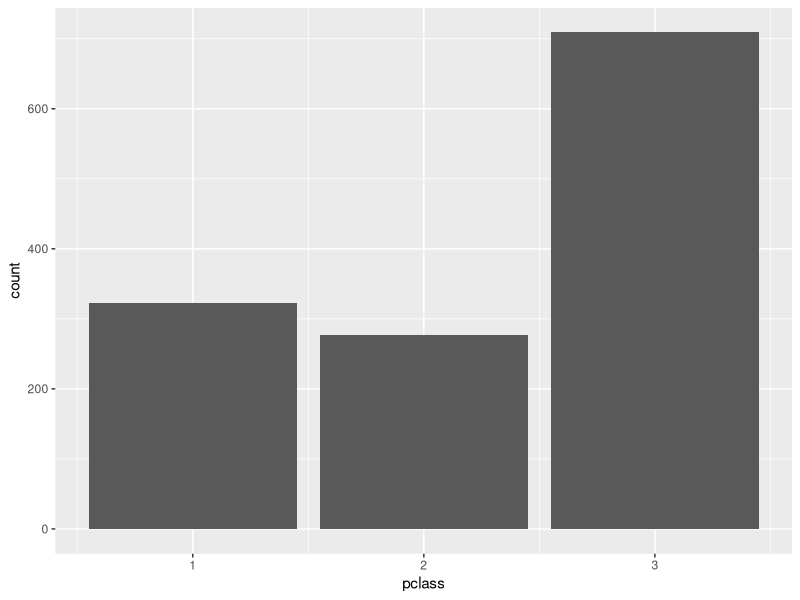
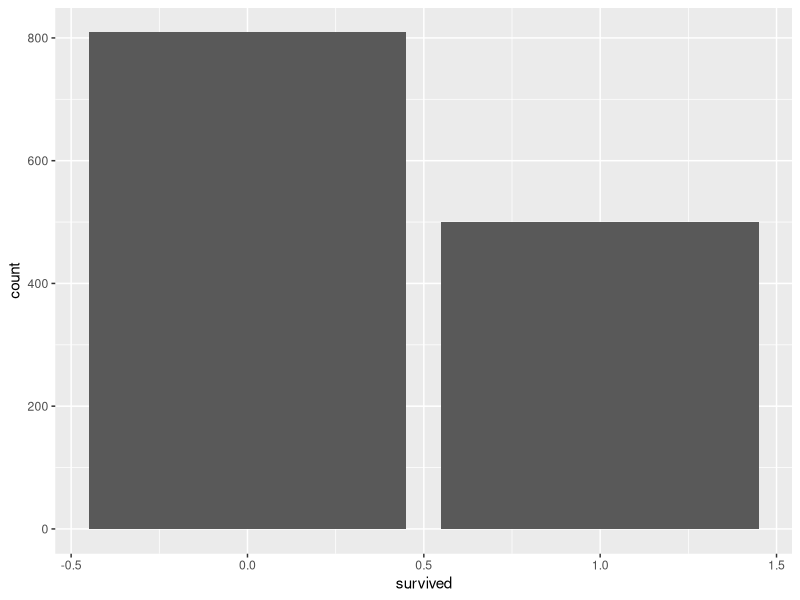

Here is the R script that generated these plots, in order:
library(readr)
library(ggplot2)

cleaned <- read_csv("data/cleaned_data.csv")

ggplot(data = cleaned, aes(x = pclass)) +
  geom_bar()

ggplot(cleaned, aes(x = survived)) +
  geom_bar()